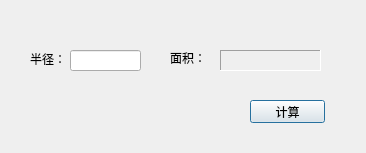
<?xml version="1.0" encoding="UTF-8"?>
<ui version="4.0">
 <class>Dialog</class>
 <widget class="QDialog" name="Dialog">
  <property name="geometry">
   <rect>
    <x>0</x>
    <y>0</y>
    <width>366</width>
    <height>153</height>
   </rect>
  </property>
  <property name="windowTitle">
   <string>Dialog</string>
  </property>
  <widget class="QLabel" name="areaLabel_1">
   <property name="geometry">
    <rect>
     <x>30</x>
     <y>50</y>
     <width>31</width>
     <height>16</height>
    </rect>
   </property>
   <property name="text">
    <string>&lt;html&gt;&lt;head/&gt;&lt;body&gt;&lt;p&gt;半径：&lt;/p&gt;&lt;/body&gt;&lt;/html&gt;</string>
   </property>
  </widget>
  <widget class="QLabel" name="radiusLabel">
   <property name="geometry">
    <rect>
     <x>170</x>
     <y>50</y>
     <width>41</width>
     <height>16</height>
    </rect>
   </property>
   <property name="text">
    <string>面积：</string>
   </property>
  </widget>
  <widget class="QLabel" name="areaLabel_2">
   <property name="geometry">
    <rect>
     <x>220</x>
     <y>50</y>
     <width>101</width>
     <height>21</height>
    </rect>
   </property>
   <property name="frameShape">
    <enum>QFrame::Panel</enum>
   </property>
   <property name="frameShadow">
    <enum>QFrame::Sunken</enum>
   </property>
   <property name="text">
    <string/>
   </property>
  </widget>
  <widget class="QLineEdit" name="radiusLineEdit">
   <property name="geometry">
    <rect>
     <x>70</x>
     <y>50</y>
     <width>71</width>
     <height>21</height>
    </rect>
   </property>
  </widget>
  <widget class="QPushButton" name="countBtn">
   <property name="geometry">
    <rect>
     <x>250</x>
     <y>100</y>
     <width>75</width>
     <height>23</height>
    </rect>
   </property>
   <property name="text">
    <string>计算</string>
   </property>
  </widget>
 </widget>
 <layoutdefault spacing="6" margin="11"/>
 <resources/>
 <connections/>
</ui>
